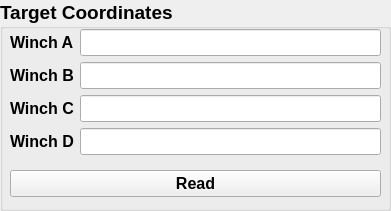
     <widget class="QGroupBox" name="groupBox_8">
      <property name="geometry">
       <rect>
        <x>600</x>
        <y>390</y>
        <width>391</width>
        <height>211</height>
       </rect>
      </property>
      <property name="font">
       <font>
        <pointsize>14</pointsize>
        <weight>75</weight>
        <bold>true</bold>
       </font>
      </property>
      <property name="title">
       <string>Target Coordinates</string>
      </property>
      <widget class="QWidget" name="formLayoutWidget_5">
       <property name="geometry">
        <rect>
         <x>10</x>
         <y>29</y>
         <width>371</width>
         <height>131</height>
        </rect>
       </property>
       <layout class="QFormLayout" name="formLayout_5">
        <item row="0" column="0">
         <widget class="QLabel" name="label_25">
          <property name="font">
           <font>
            <pointsize>12</pointsize>
           </font>
          </property>
          <property name="text">
           <string>Winch A</string>
          </property>
         </widget>
        </item>
        <item row="1" column="0">
         <widget class="QLabel" name="label_26">
          <property name="font">
           <font>
            <pointsize>12</pointsize>
           </font>
          </property>
          <property name="text">
           <string>Winch B</string>
          </property>
         </widget>
        </item>
        <item row="2" column="0">
         <widget class="QLabel" name="label_27">
          <property name="font">
           <font>
            <pointsize>12</pointsize>
           </font>
          </property>
          <property name="text">
           <string>Winch C</string>
          </property>
         </widget>
        </item>
        <item row="3" column="0">
         <widget class="QLabel" name="label_28">
          <property name="font">
           <font>
            <pointsize>12</pointsize>
           </font>
          </property>
          <property name="text">
           <string>Winch D</string>
          </property>
         </widget>
        </item>
        <item row="0" column="1">
         <widget class="QLineEdit" name="lineEdit_24">
          <property name="font">
           <font>
            <pointsize>12</pointsize>
           </font>
          </property>
          <property name="text">
           <string/>
          </property>
          <property name="alignment">
           <set>Qt::AlignCenter</set>
          </property>
         </widget>
        </item>
        <item row="1" column="1">
         <widget class="QLineEdit" name="lineEdit_25">
          <property name="font">
           <font>
            <pointsize>12</pointsize>
           </font>
          </property>
          <property name="text">
           <string/>
          </property>
          <property name="alignment">
           <set>Qt::AlignCenter</set>
          </property>
         </widget>
        </item>
        <item row="2" column="1">
         <widget class="QLineEdit" name="lineEdit_26">
          <property name="font">
           <font>
            <pointsize>12</pointsize>
           </font>
          </property>
          <property name="text">
           <string/>
          </property>
          <property name="alignment">
           <set>Qt::AlignCenter</set>
          </property>
         </widget>
        </item>
        <item row="3" column="1">
         <widget class="QLineEdit" name="lineEdit_36">
          <property name="font">
           <font>
            <pointsize>12</pointsize>
           </font>
          </property>
          <property name="text">
           <string/>
          </property>
          <property name="alignment">
           <set>Qt::AlignCenter</set>
          </property>
         </widget>
        </item>
       </layout>
      </widget>
      <widget class="QPushButton" name="pushButton_45">
       <property name="geometry">
        <rect>
         <x>10</x>
         <y>170</y>
         <width>371</width>
         <height>27</height>
        </rect>
       </property>
       <property name="font">
        <font>
         <pointsize>12</pointsize>
         <weight>75</weight>
         <bold>true</bold>
        </font>
       </property>
       <property name="text">
        <string>Read</string>
       </property>
      </widget>
     </widget>
